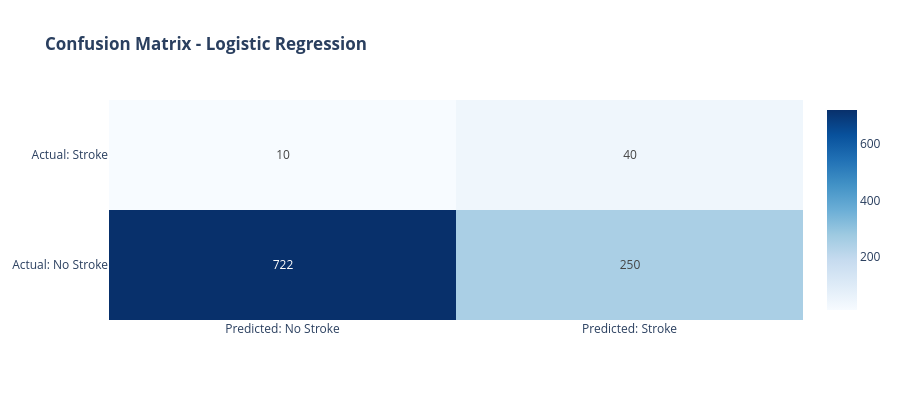

Source (notebook cell):
### Markdown cell above
---

## 5️⃣ Detailed Model Evaluation

**Objective**: Evaluate the best model in detail with confusion matrix, classification report, and ROC curve.

### Code cell
if df is not None and 'best_model' in locals():
    print("\n" + "=" * 80)
    print(f"DETAILED EVALUATION: {best_model_name}")
    print("=" * 80)
    
    # Predictions
    y_pred_best = best_model.predict(X_test)
    y_pred_proba_best = best_model.predict_proba(X_test)[:, 1]
    
    # Confusion Matrix
    cm = confusion_matrix(y_test, y_pred_best)
    tn, fp, fn, tp = cm.ravel()
    
    print("\n📊 CONFUSION MATRIX")
    print(f"  True Negatives:  {tn}")
    print(f"  False Positives: {fp}")
    print(f"  False Negatives: {fn}")
    print(f"  True Positives:  {tp}")
    
    # Classification Report
    print("\n📋 CLASSIFICATION REPORT")
    print(classification_report(y_test, y_pred_best, target_names=['No Stroke', 'Stroke']))
    
    # Create confusion matrix heatmap
    fig = go.Figure(data=go.Heatmap(
        z=cm,
        x=['Predicted: No Stroke', 'Predicted: Stroke'],
        y=['Actual: No Stroke', 'Actual: Stroke'],
        text=cm,
        texttemplate='%{text}',
        colorscale='Blues'
    ))
    fig.update_layout(
        title=f'<b>Confusion Matrix - {best_model_name}</b>',
        height=400,
        font=dict(size=12)
    )
    fig.show()

### Figure 1 — Plotly figure (JSON) as saved in the notebook; plotly's stock layout.template omitted (floating-point values rounded to 4 significant figures)
{"data": [{"colorscale": [[0, "rgb(247,251,255)"], [0.125, "rgb(222,235,247)"], [0.25, "rgb(198,219,239)"], [0.375, "rgb(158,202,225)"], [0.5, "rgb(107,174,214)"], [0.625, "rgb(66,146,198)"], [0.75, "rgb(33,113,181)"], [0.875, "rgb(8,81,156)"], [1, "rgb(8,48,107)"]], "text": [[722, 250], [10, 40]], "texttemplate": "%{text}", "type": "heatmap", "x": ["Predicted: No Stroke", "Predicted: Stroke"], "y": ["Actual: No Stroke", "Actual: Stroke"], "z": [[722, 250], [10, 40]]}], "layout": {"font": {"size": 12}, "height": 400, "title": {"text": "<b>Confusion Matrix - Logistic Regression</b>"}}}
